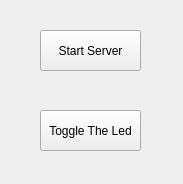
<?xml version="1.0" encoding="UTF-8"?>
<ui version="4.0">
 <class>Widget</class>
 <widget class="QWidget" name="Widget">
  <property name="geometry">
   <rect>
    <x>0</x>
    <y>0</y>
    <width>183</width>
    <height>184</height>
   </rect>
  </property>
  <property name="windowTitle">
   <string>Widget</string>
  </property>
  <widget class="QPushButton" name="pushButton">
   <property name="geometry">
    <rect>
     <x>40</x>
     <y>30</y>
     <width>101</width>
     <height>41</height>
    </rect>
   </property>
   <property name="text">
    <string>Start Server</string>
   </property>
  </widget>
  <widget class="QPushButton" name="pushButton_2">
   <property name="geometry">
    <rect>
     <x>40</x>
     <y>110</y>
     <width>101</width>
     <height>41</height>
    </rect>
   </property>
   <property name="text">
    <string>Toggle The Led</string>
   </property>
  </widget>
 </widget>
 <resources/>
 <connections/>
</ui>
